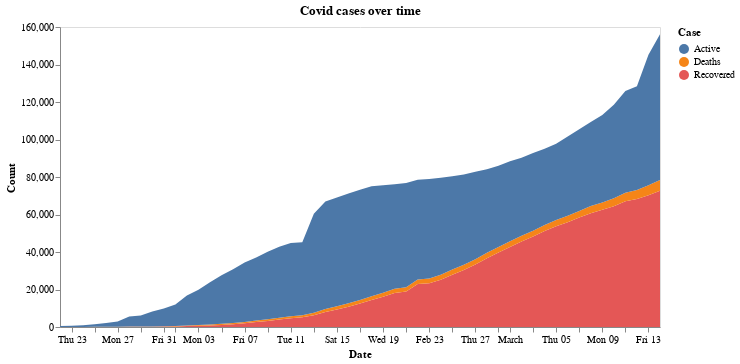

This figure's notebook cell:
### Markdown cell above
## Case Data over Time

We will use Altair to produce charts of the case data over time. Since we want to show by country, we will create a function in which we can pass the country as a parameter.

### Code cell
def cases_over_time(country=None, province=None):
    title='Covid cases over time'
    base_data = covid_full
    
    if province:
        base_data = base_data[base_data.Province==province]
        title = f'{title} {province}'
        
    if country:
        base_data = base_data[base_data.Country==country]
        title = f'{title} {country}'
        

        
    case_data = base_data.groupby('Date')['Recovered', 'Deaths', 'Active'] \
            .sum().reset_index().melt(id_vars="Date", value_vars=['Recovered', 'Deaths', 'Active'],
                     var_name='Case', value_name='Count')
    
    ## The chart
    chart = alt.Chart(case_data).mark_area().encode(
            x='Date:T',
            y='Count:Q',
            color='Case:N'
        ).properties(
            title=title,
            width=600
            ).configure_axis(
                grid=False
            )
    return chart

cases_over_time()

### Figure 1 — Vega-Lite specification as saved in the notebook (floating-point values rounded to 4 significant figures; data arrays with more than 128 entries replaced by an {"elided": "..."} marker saying what was removed)
{"config": {"view": {"continuousWidth": 400, "continuousHeight": 300}, "axis": {"grid": false}}, "data": {"name": "data-31042f049938a9e1adc64f872fee7dcc"}, "mark": "area", "encoding": {"color": {"type": "nominal", "field": "Case"}, "x": {"type": "temporal", "field": "Date"}, "y": {"type": "quantitative", "field": "Count"}}, "title": "Covid cases over time", "width": 600, "$schema": "https://vega.github.io/schema/vega-lite/v4.0.2.json", "datasets": {"data-31042f049938a9e1adc64f872fee7dcc": {"elided": "159 records"}}}
